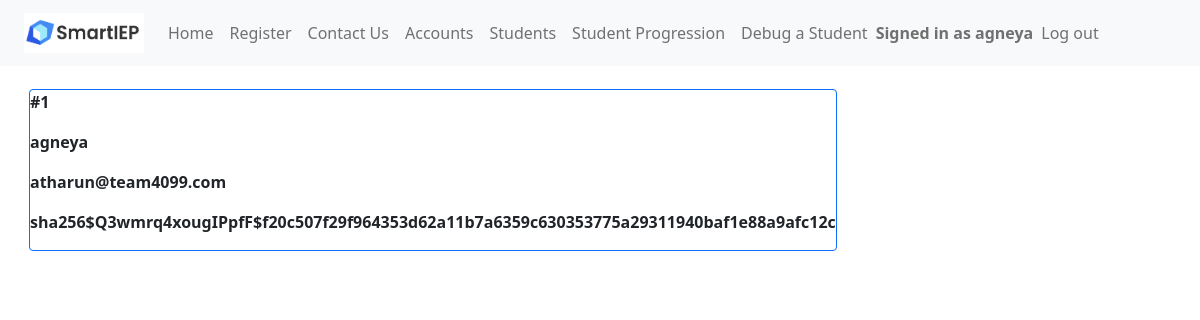
The page /accounts (signed in) on the database its author committed.
### app.py (models this page shows, shortened)
class Accounts(UserMixin, db.Model):
	__tablename__ = 'accounts'
	account_id = db.Column(db.Integer, primary_key=True)
	callname = db.Column(db.String(200),nullable=False)
	username = db.Column(db.String(200),nullable=False)
	password = db.Column(db.String(200),nullable=False)

### app.py (the view)
@main.route("/accounts")
@login_required
def accounts():
	accounts = Accounts.query.all()
	return render_template('accounts.html',accounts=accounts)

### app.py (called while the page is built)
@login_manager.user_loader
def load_user(account_id):
    return Accounts.query.get(int(account_id))

@app.context_processor
def utility_processor():
	def parse_tasks(newData):
		if (newData != ""):
			goalArrays = []
			for i in range(MAX_GOALS):
				goalArrays.append([])
			parts = newData[:-1].split(";")
			counter = 0
			for part in parts:
				if part[1] == "[":
					part = re.sub("\[.*?\]","[]",part)
					part = part.replace("[","").replace("]","")
					goalArrays[counter].append(part)
					counter = counter + 1
			for part in parts:
				if part[1] == "(":
					goalKey = int(part[part.find("(")+1:part.find(")")])
					part = re.sub("\(.*?\)","()",part)
					part = part.replace("(","").replace(")","")
					goalArrays[goalKey].append(part)
			return goalArrays
		else:
			return []
	return dict(parse_tasks=parse_tasks)

@app.context_processor
def add_imports():
    return dict(json=json)

### templates/accounts.html (shortened to what this page needs)
<!DOCTYPE html>
<html lang="en">
    <head>
        <link href="https://cdn.jsdelivr.net/npm/bootstrap@5.0.2/dist/css/bootstrap.min.css" rel="stylesheet">
    </head>
    <header>
      {% include 'nav.html' %}
    </header>
    <body>
        <div class="content">
            {% for account in accounts %}
                <div class="m-4 border border-primary rounded">
                    <p><b>#{{ account.account_id }}</b></p>
                    <p><b>{{ account.callname }}</b></p>
                    <p><b>{{ account.username }}</b></p>
                    <p><b>{{ account.password }}</b></p>
                </div>
            {% endfor %}
        </div>
    </body>
</html>

### templates/nav.html (shortened to what this page needs)
<nav class="px-4 navbar fixed-top navbar-expand-lg navbar-light bg-light">
    <a class="navbar-brand" href="/"><img src="static\smartieplogo.png" width="120" height="40"></a>
    <div>
      <ul class="navbar-nav mr-auto">
        <li class="nav-item active">
          <a class="nav-link" href="/signin">Home</a>
        </li>
        <li class="nav-item">
          <a class="nav-link" href="/register">Register</a>
        </li>
        <li class="nav-item">
          <a class="nav-link" href="/contactus">Contact Us</a>
        </li>
        {% if current_user.is_authenticated %}
        <li class="nav-item">
          <a class="nav-link" href="/accounts">Accounts</a>
        </li>
        <li class="nav-item">
          <a class="nav-link" href="/students">Students</a>
        </li>
        <li class="nav-item">
          <a class="nav-link" href="/logs">Student Progression</a>
        </li>
        <li class="nav-item">
          <a class="nav-link" href="/terminatestudent">Debug a Student</a>
        </li>
        <span class="navbar-text navbar-right">
          <b>Signed in as {{ current_user.callname }}</b>
        </span>
        <li class="nav-item">
          <a class="nav-link" href="/logout">Log out</a>
        </li>
      </ul>
        {% endif %}
    </div>
  </nav>

### templates/accounts.html (style rules this page uses)
.content { margin: 5px; width: 100%; display: flex; flex-direction: row; flex-wrap: wrap; }
body { padding-top: 60px; }

### rows shown on the page
Accounts: callname "agneya", account_id "1", username "atharun@team4099.com", password "sha256$Q3wmrq4xougIPpfF$f20c507f29f964353d62a11b7a6359c630353775a29311940baf1e88a9afc12c"
